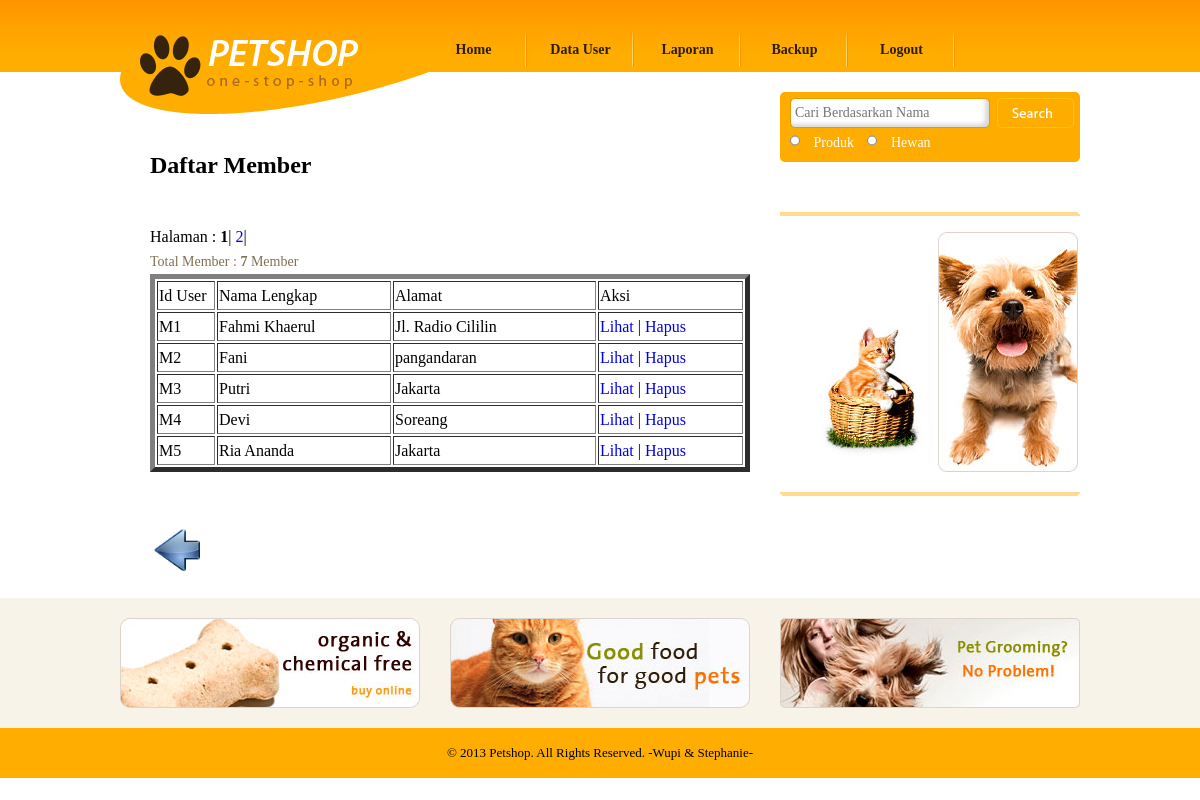
The app's page /admin_data_member.php with its own data.
### tables this page shows
CREATE TABLE `user` (
  `id_user` char(8) NOT NULL,
  `password` varchar(50) NOT NULL,
  `status_akses` char(8) NOT NULL,
  `nama_lengkap` varchar(30) NOT NULL,
  `alamat` varchar(50) NOT NULL,
  `kode_pos` char(6) NOT NULL,
  `jk` enum('L','P') NOT NULL,
  `tgl_lahir` date DEFAULT NULL,
  `no_telp` varchar(12) NOT NULL,
  `email` varchar(50) NOT NULL,
  PRIMARY KEY (`id_user`)
);

### admin_data_member.php (the view, shortened to what this page needs)
<!DOCTYPE html PUBLIC "-//W3C//DTD XHTML 1.0 Transitional//EN" "http://www.w3.org/TR/xhtml1/DTD/xhtml1-transitional.dtd">
<html xmlns="http://www.w3.org/1999/xhtml">
<head>
	<link href="css/style.css" rel="stylesheet" type="text/css" />
</head>
<body>
			<?php include "header_admin.php"; ?>
			<div id="body">
			       <div id="content">
				        <div class="content">
							<div class="about">
				<h2>Daftar Member</h2>
                <ul>
				<li>
					<form method="post" action="" class="login">
					<table border=5 width=100%>
						<?php include "koneksi.php";
							$batas=5;
		$halaman=$_GET['halaman'];
		if(empty($halaman))
		{
			$posisi=0;
			$halaman=1;
		}
		else
		{
			$posisi=($halaman-1)*$batas;
		}
							$tampil_member=mysql_query("SELECT * FROM user WHERE status_akses='MEMBER' LIMIT $posisi, $batas");
							echo "<tr><td>Id User</td><td>Nama Lengkap</td><td>Alamat</td><td>Aksi</td></tr>";
							while($data=mysql_fetch_array($tampil_member))
							{ ?>
								<tr>
								<td width=10%><?php echo $data['id_user']; ?></td>
								<td width=30%><?php echo $data['nama_lengkap']; ?></td>
								<td width=35%><?php echo $data['alamat']; ?></td>
								<td width=25%><a href="admin_lihat_member.php?id_user=<?php echo $data['id_user'];?>" >Lihat</a> | <a href="admin_hapus_member.php?id_user=<?php echo $data['id_user'];?>" onClick="return confirm('Apakah anda yakin akan menghapus <?php echo $data['nama_lengkap'];?>?')">Hapus</a></td>
								</tr>
								<?php $no++;
							}
							$tampil2=mysql_query("SELECT * FROM user WHERE status_akses='MEMBER'");
			$jmldata=mysql_num_rows($tampil2);
			$jmlhalaman=ceil($jmldata/$batas);
			echo "<br> Halaman : ";
			for($i=1;$i<=$jmlhalaman;$i++)
			{
				if($i != $halaman)
				{
					echo "<a href=$_SERVER[PHP_SELF]?halaman=$i>$i</a> | ";
				}
				else
				{
					echo "<b>$i</b> | ";
				}
			}
			echo "<p>Total Member : <b>$jmldata</b> Member</p>";
						?>
					</table>
					</form>
                    <br><br>
                    <table>
                     <tr>
                        <td><a href=admin_data.php><img src=images/back.png width=50 height=50></a></td>
                        </tr>
                    </table>
				</li>
				</ul>			 	<br />
							</div>
						</div>
					    <div id="sidebar">
								<?php include "admin_cari.php"; ?>
                               <?php include "shoping_guide.php"; ?>
				   <?php include "iklan.php"; ?>
			<div id="footer">
			        <?php include "footer.php"; ?>
			</div>
</body>
</html>

### css/style.css (style rules this page uses)
body { margin:0; padding:0; background: url("../images/bg-body.gif"); background-repeat:repeat-x; }
#body div#content { width:960px; margin:0 auto; overflow:hidden; background-image:none; height:auto; overflow:hidden; }
#body div#content .content { float:left; width:640px; margin-right:20px; background-image:none; height:auto; overflow:hidden; }
#body #content .content h2 { font-family: "Myriad Pro"; margin: 80px 0 0 30px; }
#body #content .content ul { margin:0; padding:0; list-style-type:none; }
#body #content .content ul li { width:300px; padding:0 10px; margin:0 0 20px 0; float:left; line-height:25px; height:auto; }
#body #content .content ul li a { text-decoration:none; }
#body #content .content ul li p { font-family:"Myriad Pro"; font-size:14px; text-align:justify; color:#7f7154; margin:0; }
#body #content .content ul li img { border:0; float:left; margin-right:10px; }
#body #content .content .about { width:640px; height:auto; overflow:hidden; }
#body #content .content .about h2 { margin:80px 0 0 30px; font-family: "Myriad Pro"; }
#body #content .content .about ul { margin:0; padding:0; list-style-type:none; }
#body #content .content .about ul li { clear:both; width:600px; padding:20px 10px 0 30px; }
#body #content .content .about ul li p { color: #7F7154; font-family: "Myriad Pro"; font-size: 14px; text-align: justify; }
#body #content .content div p { margin: 10px 0 0 30px; padding:0 15px 0 0; font-family: "Myriad Pro"; font-size:14px; line-height:25px; color:#7F7154; }
#body #content #sidebar { float:left; width:300px; background-image:none; }
#footer { background-color:#310000; background-image:none; }

### records on screen
user: id_user "M1", nama_lengkap "Fahmi Khaerul", alamat "Jl. Radio Cililin"
user: id_user "M2", nama_lengkap "Fani", alamat "pangandaran"
user: id_user "M3", nama_lengkap "Putri", alamat "Jakarta"
user: id_user "M4", nama_lengkap "Devi", alamat "Soreang"
user: id_user "M5", nama_lengkap "Ria Ananda", alamat "Jakarta"

### other values on screen
$jmldata "7"
